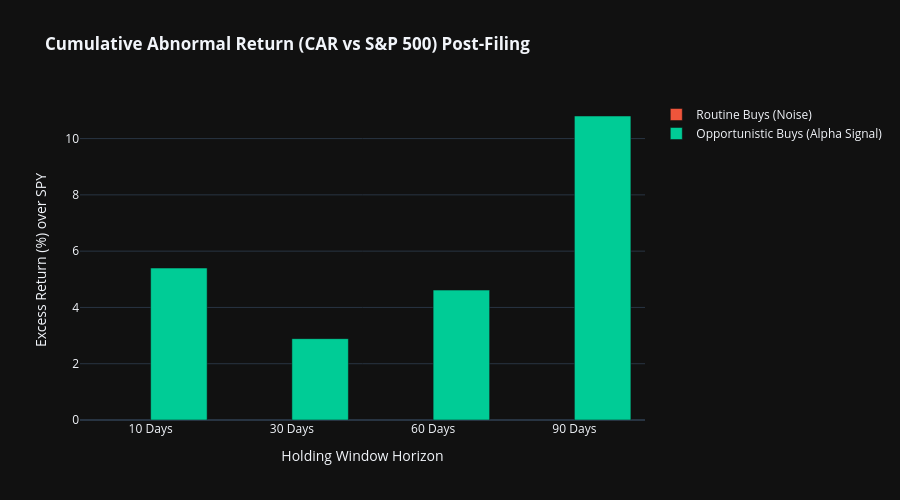

Write notebook code for a chart like this one.
### Markdown cell above
## 6. Interactive Visualizations & Alpha Validation
We plot the Cumulative Abnormal Return trajectories over time to visualize the alpha gap between Opportunistic and Routine insider purchases.

### Code cell
# Bar Chart comparison across horizons
fig = go.Figure()

horizons = ['10d CAR (%)', '30d CAR (%)', '60d CAR (%)', '90d CAR (%)']
routine_vals = summary_table.loc[summary_table['Category'] == 'Routine Buys (Noise)', horizons].values.flatten()
opp_vals = summary_table.loc[summary_table['Category'] == 'Opportunistic Buys (Alpha)', horizons].values.flatten()

fig.add_trace(go.Bar(
    x=['10 Days', '30 Days', '60 Days', '90 Days'],
    y=routine_vals,
    name='Routine Buys (Noise)',
    marker_color='#EF553B'
))

fig.add_trace(go.Bar(
    x=['10 Days', '30 Days', '60 Days', '90 Days'],
    y=opp_vals,
    name='Opportunistic Buys (Alpha Signal)',
    marker_color='#00CC96'
))

fig.update_layout(
    title='<b>Cumulative Abnormal Return (CAR vs S&P 500) Post-Filing</b>',
    xaxis_title='Holding Window Horizon',
    yaxis_title='Excess Return (%) over SPY',
    barmode='group',
    template='plotly_dark',
    height=500
)
fig.show()

### Figure 1 — Plotly figure (JSON) as saved in the notebook; plotly's stock layout.template omitted (floating-point values rounded to 4 significant figures)
{"data": [{"marker": {"color": "#EF553B"}, "name": "Routine Buys (Noise)", "type": "bar", "x": ["10 Days", "30 Days", "60 Days", "90 Days"], "y": [NaN, NaN, NaN, NaN]}, {"marker": {"color": "#00CC96"}, "name": "Opportunistic Buys (Alpha Signal)", "type": "bar", "x": ["10 Days", "30 Days", "60 Days", "90 Days"], "y": [5.4, 2.891, 4.616, 10.8]}], "layout": {"barmode": "group", "height": 500, "title": {"text": "<b>Cumulative Abnormal Return (CAR vs S&P 500) Post-Filing</b>"}, "xaxis": {"title": {"text": "Holding Window Horizon"}}, "yaxis": {"title": {"text": "Excess Return (%) over SPY"}}}}
